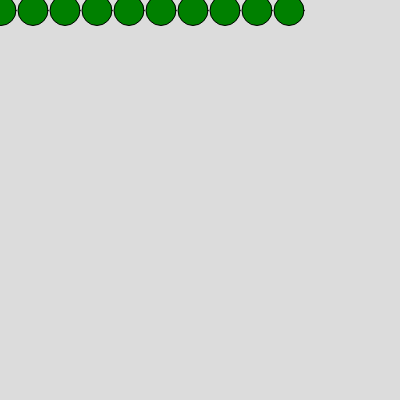
Frame 1 (no input)
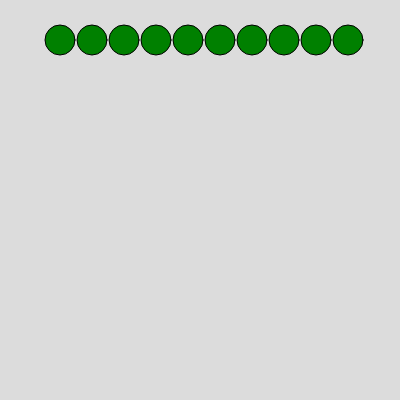
Frame 60 (no input)
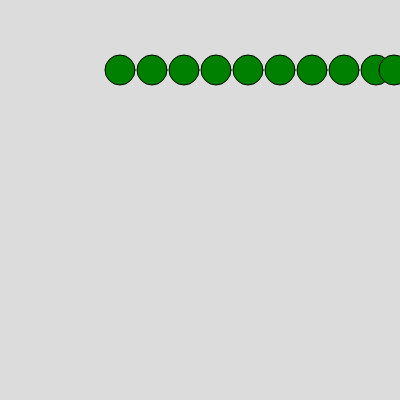
Frame 120 (the mouse pressed at the canvas centre since frame 60)

The p5.js sketch that drew these frames (run headless with seeded random() and noise() and a simulated clock; from frame 60 on, the mouse is pressed at the canvas centre):

// p5.js sketch
// ── sketch.js
//create array
let aliens = []
let lasers = []

function setup() {
  createCanvas(400, 400);
  spawnAliens()
  console.log(aliens)
}

function draw() {
  background(220);
  for (let i=0;i<aliens.length;i++) {
    updateSprite(aliens[i])
    alienVsWalls(aliens[i])
    drawAlien(aliens[i])
  }
  for (let i = 0; i < lasers.length; i++) {
    updateSprite(lasers[i])
    drawLaser(lasers[i])
  }
}

function alienVsWalls(a) {
  if (a.x > width || a.x < 0) {
    a.vx *= -1
  }
  else if (a.y > height) {
    console.log("GAME OVER")
    noLoop()
  }
}

function updateSprite(s) {
  s.x += s.vx
  s.y += s.vy
}

function drawAlien(a) {
  fill("green")
  circle(a.x,a.y,a.width)
}

function drawLaser(laser) {
  fill("red")
  noStroke()
  rect(laser.x, laser.y, laser.width, laser.height)
}

function spawnAliens() {
  
  for (let i=0;i<10;i++) {
    let alien = {}
    alien.x = i * 32
    alien.y = 10
    alien.vx = 1
    alien.vy = 0.5
    alien.width = 30
    alien.height = 30
    //add this alien to array
    aliens.push(alien)
  }
  
}

function keyReleased() {
  if (keyCode == 32) {
    fireLaser()
  }
}

function fireLaser() {
  let laser = {}
  laser.x = width / 2
  laser.y = height - 10
  laser.width = 2
  laser.height = 10
  laser.vx = 0
  laser.vy = -3
  
  lasers.push(laser)
}
